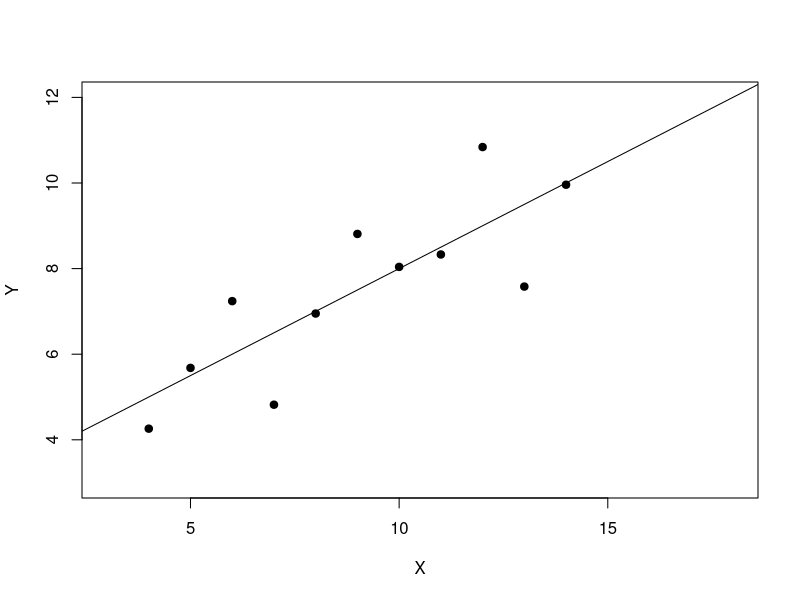
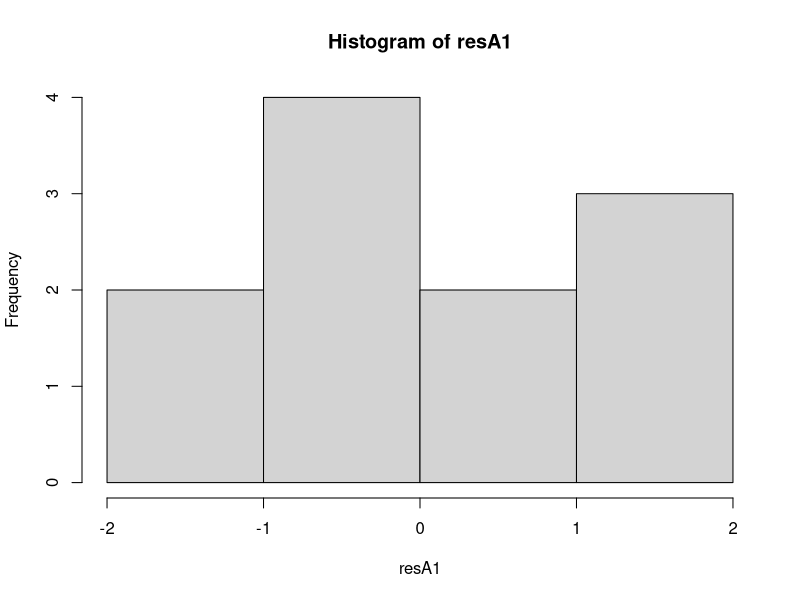
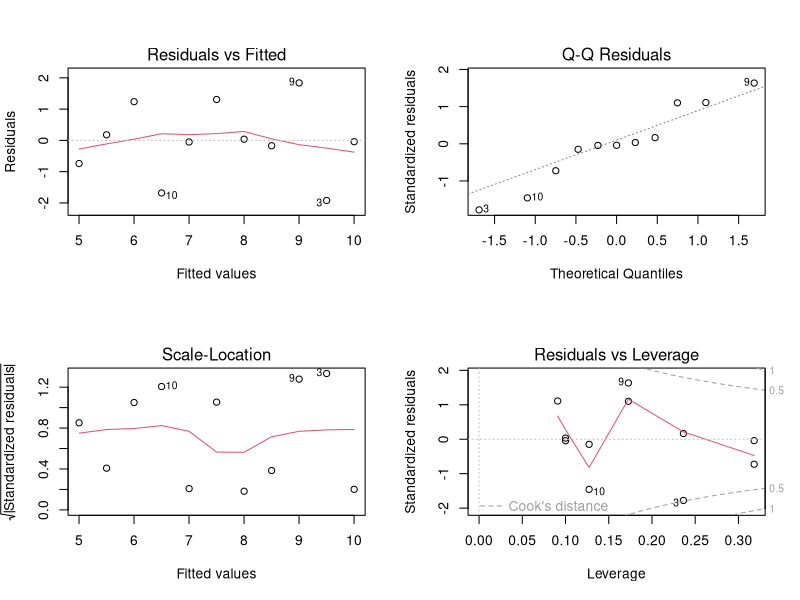
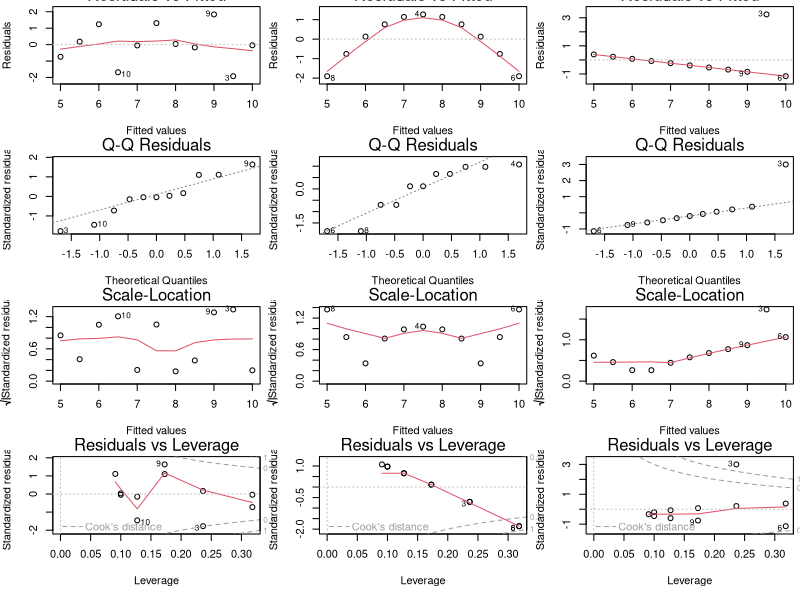
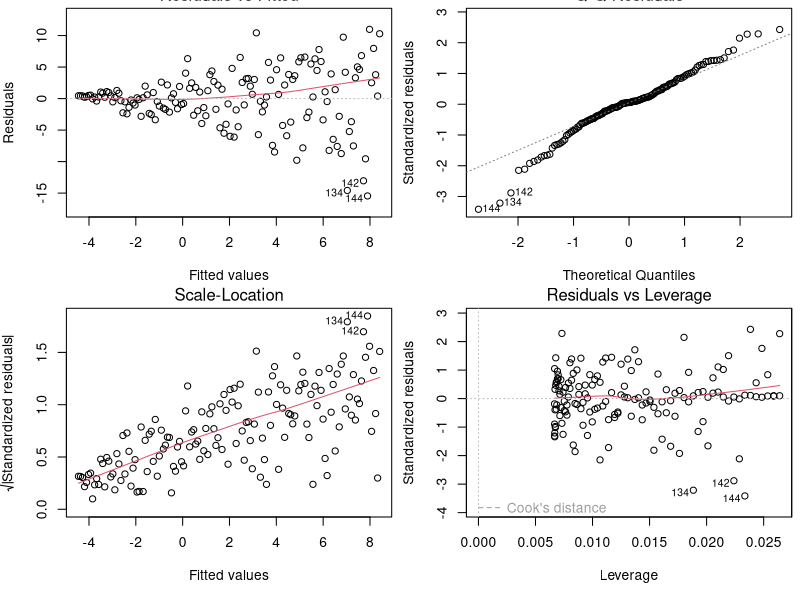
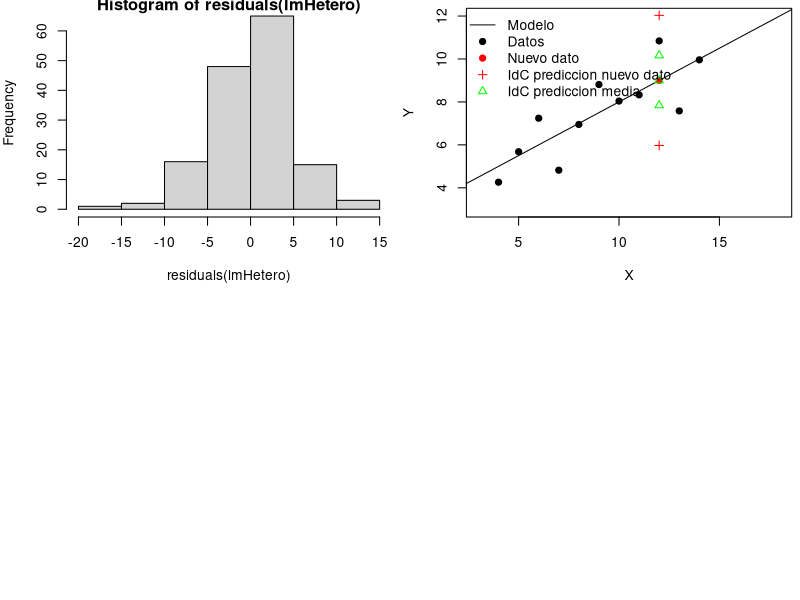

Write the R code that produced these figures, in order.
data(anscombe)
X<-anscombe[,1]
Y<-anscombe[,5]
plot(X,Y, 
     xlim=c(3,18), ylim=c(3,12),pch=19)
# Ajusto modelo lineal por minimos cuadrados (lm)
lmA1<-lm(Y~X)
# Agrego regresion al grafico
abline(lmA1)

coef(lmA1) #me calcula el intercepto y x

#Otra manera de calcular el intercepto y x por separado
# Pendiente 
cov(X,Y)/var(X)
# Intercepto
mean(Y)- (cov(X,Y)/var(X)) * mean(X)

#Residuales
resA1<-residuals(lmA1)
resA1

#Histograma de los residuales
hist(resA1)

#Grafico residuales
par(mfrow=c(2,2))
plot(lmA1)

#Comparacion entre modelos 2 y 3
lmA2<-lm(anscombe[,6]~anscombe[,2])
lmA3<-lm(anscombe[,7]~anscombe[,3])
# Identicos al A1
coef(lmA2)

coef(lmA3) # existen pequenas diferencias de redondeo

# Veamos la salida de un summary del modelo lineal A2
# Solo con esta salida, no podemos determinar si el modelo es adecuado.
# Variables significativas, R2 importante, F-test significativo.
summary(lmA2)

par(mfcol=c(4,3),mar=c(5,4,0.5,0.5))
plot(lmA1)
plot(lmA2)
plot(lmA3)

# No descarto la Hipotesis nula (p>0.05)
shapiro.test(residuals(lmA1))

# No cumplo con la normalidad de los residuales (p<0.05)
shapiro.test(residuals(lmA3))

summary(lmA1)$r.squared

# simulo valores con Hetrocedasticidad de los residuales
x<-seq(-4,4, length=150)
set.seed(10)
y=2+ 1.5*x + rnorm(150, 0, x+4)

# Ajusto un modelo
lmHetero<-lm(y~x)

summary(lmHetero)

par(mfrow=c(2,2))
plot(lmHetero)

hist(residuals(lmHetero))

shapiro.test(residuals(lmHetero))

#Prediccion

# newdata debe ser un data.frame
Xnew<-data.frame(X=12)
# funcion predict
YnewP<-predict(lmA1, newdata=Xnew, interval = "prediction", level=0.95)
YnewConf<-predict(lmA1, newdata=Xnew, interval = "confidence", level=0.95)

plot(X,Y, xlim=c(3,18), ylim=c(3,12),pch=19)
abline(lmA1)
# prediccion de un nuevo punto y su IdC95%
points(Xnew, YnewP[1], pch=19, col="red")
points(Xnew, YnewP[2], pch=3, col="red")
points(Xnew, YnewP[3], pch=3, col="red")

# Prediccion de la pendiente y su IdC 95%
points(Xnew, YnewConf[1], pch=2, col="green")
points(Xnew, YnewConf[2], pch=2, col="green")
points(Xnew, YnewConf[3], pch=2, col="green")

legend("topleft", 
       legend=c("Modelo","Datos", "Nuevo dato","IdC prediccion nuevo dato", "IdC prediccion media"), 
       col=c("black","black","red", "red", "green"), 
       pch=c(NaN, 19,19,3,2), lty=c(1,NaN,NaN,NaN,NaN),
       bty="n")